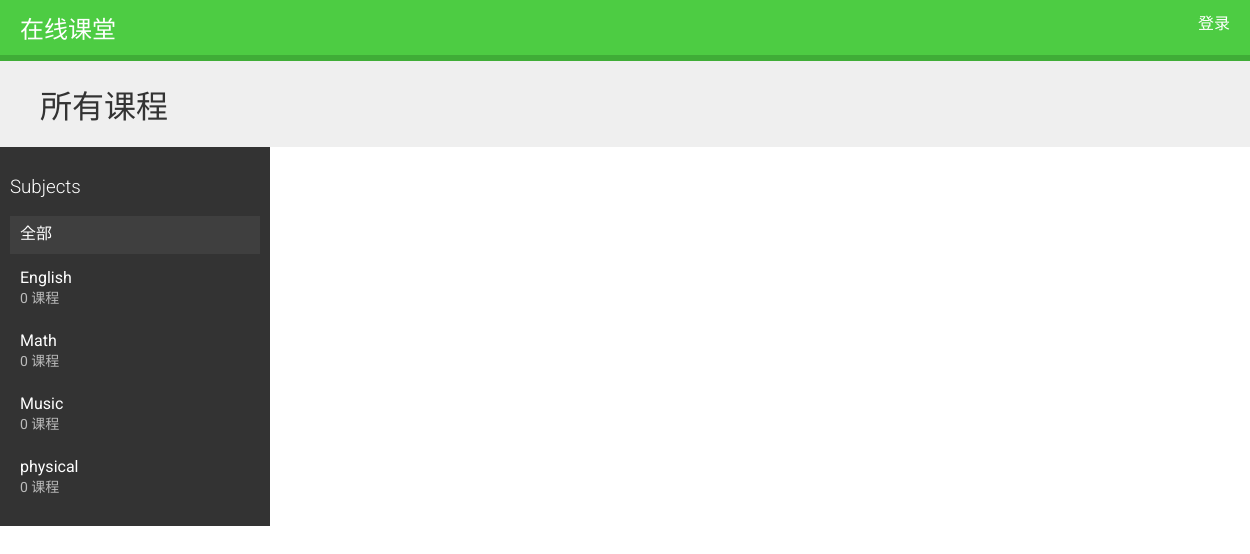
Before: / with the older database file.
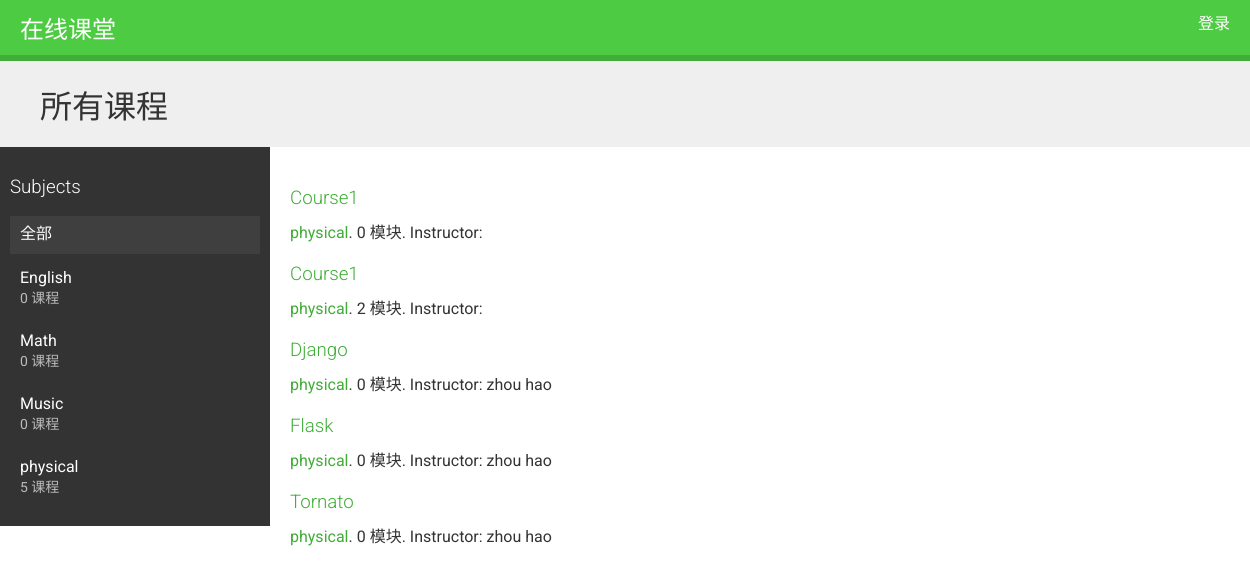
After: the same page with the newer database file.
### courses/models.py (models this page shows, shortened)
class Subject(models.Model):
    title = models.CharField(max_length=200)
    slug = models.SlugField(max_length=200, unique=True)
    class Meta:
        ordering = ('title',)
    def __str__(self):
        return self.title

class Course(models.Model):
    owner = models.ForeignKey(User,
                              related_name='courses_created',
                              on_delete=models.CASCADE)
    subject = models.ForeignKey(Subject,
                                related_name='courses',
                                on_delete=models.CASCADE)
    title = models.CharField(max_length=200)
    slug = models.SlugField(max_length=200, unique=True)
    overview = models.TextField()
    created = models.DateTimeField(auto_now_add=True)
    students = models.ManyToManyField(User,related_name='courses_joined', blank=True)
    class Meta:
        ordering = ('-created',)

### courses/views.py (the view)
# urls.py: url(r'^subject/(?P<subject>[\w-]+)/$', views.CourseListView.as_view(),
class CourseListView(TemplateResponseMixin, View):
    model = Course
    template_name = 'courses/course/list.html'
    def get(self, request, subject=None):
        subjects = cache.get('all_subjects')
        if not subjects:
            subjects = Subject.objects.annotate(
                total_courses=Count('courses')
            )
            cache.set('all_subjects', subjects)
        all_courses = Course.objects.annotate(
            total_modules=Count('modules')
        )
        if subject:
            subject = get_object_or_404(Subject, slug=subject)
            key = 'subject_{}_courses'.format(subject.id)
            courses = cache.get(key)
            if not courses:
                courses = all_courses.filter(subject=subject)
                cache.set(key, courses)
        else:
            courses = cache.get('all_courses')
            if not courses:
                courses = all_courses
                cache.set('all_courses', courses)
        return self.render_to_response({
                        'subjects':subjects,
                        'subject':subject,
                        'courses':courses,
                                        })

### courses/templates/courses/course/list.html (shortened to what this page needs)
{% extends "base.html" %}
{% block content %}
    <h1>
        {% if subject %}
            {{ subject.title }} 课程
        {% else %}
            所有课程
        {% endif %}
    </h1>
    <div class="contents">
        <h3>Subjects</h3>
        <ul id="modules">
            <li {% if not subject %}class="selected"{% endif %}>
                <a href="{% url "course_list" %}">全部</a>
            </li>
            {% for s in subjects %}
                <li {% if subject == s %}class="selected"{% endif %}>
                    <a href="{% url "course_list_subject" s.slug %}">
                        {{ s.title }}
                        <br><span>{{ s.total_courses }} 课程</span>
                    </a>
                </li>
            {% endfor %}
        </ul>
    </div>
    <div class="module">
        {% for course in courses %}
            {% with subject=course.subject %}
                <h3><a href="{% url "course_detail" course.slug %}">{{ course.title }}</a></h3>
                <p>
                    <a href="{% url "course_list_subject" subject.slug %}">{{ subject }}</a>.
                    {{ course.total_modules }} 模块.
                    Instructor: {{ course.owner.get_full_name }}
                </p>
            {% endwith %}
        {% endfor %}
    </div>
{% endblock %}

### courses/templates/base.html (shortened to what this page needs)
{% load staticfiles %}
<!DOCTYPE html>
<html>
<head>
    <link href="{% static "css/base.css" %}" rel="stylesheet">
</head>
<body>
    <div id="header">
        <a href="/" class="logo">在线课堂</a>
        <ul class="menu">
            {% if request.user.is_authenticated %}
                <li><a href="{% url "logout" %}">登入</a></li>
            {% else %}
                <li><a href="{% url "login" %}">登录</a></li>
            {% endif %}
        </ul>
    </div>
    <div id="content">
        {% block content %}
        {% endblock %}
    </div>
</body>
</html>

### courses/static/css/base.css (style rules this page uses)
body { margin:0; font-family:'Roboto', sans-serif; font-weight:400; color:#333; }
a { color:#3fad37; text-decoration:none; }
h1, h2, h3, h4, h5, h6 { font-family:'Roboto', sans-serif; font-weight:300; }
h1 { background:#efefef; width:100%; overflow:auto; padding:20px 0 20px 40px; margin:0; }
.module { overflow:auto; }
.module h3 { margin:30px 0 0; padding:0; width:100%; }
.module p { margin:10px 0 20px; width:100%; float:left; }
#header { background:#4dcc43; overflow:auto; padding:10px 20px; border-bottom:6px solid #3fad37; }
#header .logo { text-decoration:none; font-family:'Roboto', sans-serif; font-weight:300; text-transform:uppercase; font-size:24px; color:#fff; float:left; }
#header a { color:#fff; }
#header .menu { list-style:none; float:right; margin:0; padding:0; }
.contents { width:20%; padding:10px; float:left; background:#333; color: #fff; font-family:'Roboto', sans-serif; }
.contents ul { list-style:none; margin:0; padding:0; }
.contents ul li { margin:0 0 10px 0; padding:4px 10px 10px; overflow:auto; }
.contents ul li.selected { background:#3f3f3f; }
.contents ul span { text-transform:uppercase; color:#bbb; font-size:14px; }
.contents ul a { display:block; color:#fff; text-decoration:none; }
.module { padding:10px 20px; float:left; }

Changed rows visible on the page:
computed for Subject "physical": total_courses "0" → "5"
added Course: title "Course1", subject "physical", total_modules "0"
added Course: title "Course1", subject "physical", total_modules "2"
added Course: title "Django", subject "physical", total_modules "0", owner.get_full_name "zhou hao"
added Course: title "Flask", subject "physical", total_modules "0", owner.get_full_name "zhou hao"
added Course: title "Tornato", subject "physical", total_modules "0", owner.get_full_name "zhou hao"
